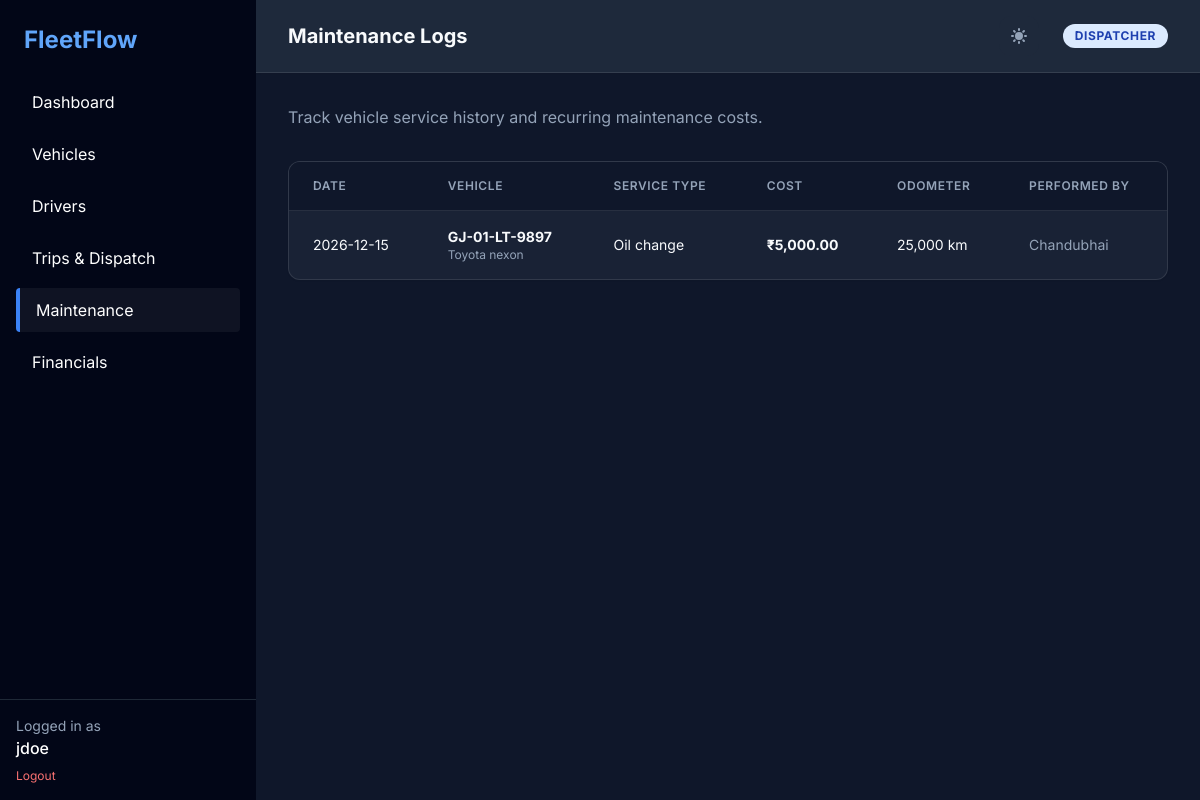
/maintenance/ (signed in), run on the app's committed database.
### app/models.py (models this page shows)
class MaintenanceLog(db.Model):
    __tablename__ = 'maintenance_logs'
    id = db.Column(db.Integer, primary_key=True)
    vehicle_id = db.Column(db.Integer, db.ForeignKey('vehicles.id'), nullable=False)
    service_date = db.Column(db.Date, nullable=False)
    service_type = db.Column(db.String(100), nullable=False)
    description = db.Column(db.Text)
    cost = db.Column(db.Numeric(15, 2), nullable=False)
    odometer_at_service = db.Column(db.Integer)
    performed_by = db.Column(db.String(100))
    vehicle = db.relationship('Vehicle', backref=db.backref('maintenance_logs', lazy=True))

class Vehicle(db.Model):
    __tablename__ = 'vehicles'
    id = db.Column(db.Integer, primary_key=True)
    license_plate = db.Column(db.String(20), unique=True, nullable=False)
    make = db.Column(db.String(50), nullable=False)
    model = db.Column(db.String(50), nullable=False)
    year = db.Column(db.Integer, nullable=False)
    type = db.Column(db.String(20), nullable=False)
    max_capacity_kg = db.Column(db.Numeric(10, 2), nullable=False)
    current_odometer = db.Column(db.Integer, default=0)
    status = db.Column(db.Enum(VehicleStatus, native_enum=False), default=VehicleStatus.AVAILABLE)
    acquisition_cost = db.Column(db.Numeric(15, 2), nullable=False)
    is_deleted = db.Column(db.Boolean, default=False)
    created_at = db.Column(db.DateTime, default=datetime.utcnow)

### app/blueprints/maintenance.py (the view)
@maintenance_bp.route('/')
@login_required
def index():
    logs = MaintenanceLog.query.order_by(MaintenanceLog.service_date.desc()).all()
    return render_template('maintenance/index.html', logs=logs)

### app/utils/rbac.py (called while the page is built)
def login_required(f):
    @wraps(f)
    def decorated_function(*args, **kwargs):
        if 'user_id' not in session:
            flash('Please log in to access this page.', 'warning')
            return redirect(url_for('auth.login'))
        return f(*args, **kwargs)
    return decorated_function

### app/templates/maintenance/index.html (shortened to what this page needs)
{% extends "base.html" %}
{% block title %}Maintenance Logs{% endblock %}
{% block content %}
<div class="flex justify-between items-center mb-8">
    <p class="text-gray-500">Track vehicle service history and recurring maintenance costs.</p>
</div>
<div class="bg-white rounded-xl shadow-sm border border-gray-100 overflow-hidden">
    <table class="w-full text-left">
        <thead class="bg-gray-50 border-b border-gray-100">
            <tr class="text-gray-500 text-xs uppercase tracking-wider">
                <th class="px-6 py-4 font-semibold">Date</th>
                <th class="px-6 py-4 font-semibold">Vehicle</th>
                <th class="px-6 py-4 font-semibold">Service Type</th>
                <th class="px-6 py-4 font-semibold">Cost</th>
                <th class="px-6 py-4 font-semibold">Odometer</th>
                <th class="px-6 py-4 font-semibold">Performed By</th>
            </tr>
        </thead>
        <tbody class="divide-y divide-gray-100">
            {% for log in logs %}
            <tr class="hover:bg-gray-50 transition">
                <td class="px-6 py-4 text-sm text-gray-900">{{ log.service_date }}</td>
                <td class="px-6 py-4">
                    <div class="text-sm font-bold text-gray-900">{{ log.vehicle.license_plate }}</div>
                    <div class="text-xs text-gray-500">{{ log.vehicle.make }} {{ log.vehicle.model }}</div>
                </td>
                <td class="px-6 py-4 text-sm">{{ log.service_type }}</td>
                <td class="px-6 py-4 text-sm font-bold text-gray-900">₹{{ "{:,.2f}".format(log.cost) }}</td>
                <td class="px-6 py-4 text-sm">{{ "{:,}".format(log.odometer_at_service) }} km</td>
                <td class="px-6 py-4 text-sm text-gray-500">{{ log.performed_by }}</td>
            </tr>
            {% else %}
            <tr>
                <td colspan="6" class="px-6 py-10 text-center text-gray-500">
                    No maintenance records found.
                </td>
            </tr>
            {% endfor %}
        </tbody>
    </table>
</div>
{% endblock %}

### app/static/css/theme.css (style rules this page uses)
:root { --bg-main: #f8fafc; --bg-sidebar: #0f172a; --bg-header: #ffffff; --bg-surface: #ffffff; --text-main: #0f172a; --text-muted: #64748b; --text-inverse: #f8fafc; --nav-active-bg: rgba(255, 255, 255, 0.1); --nav-active-border: #3b82f6; --card-bg: #ffffff; --card-border: rgba(0, 0, 0, 0.05); --card-shadow: 0 4px 6px -1px rgba(0, 0, 0, 0.1), 0 2px 4px -1px rgba(0, 0, 0, 0.06); --glass-bg: rgba(255, 255, 255, 0.8); --glass-border: rgba(255, 255, 255, 0.2); --primary: #3b82f6; --primary-hover: #2563eb; --accent: #6366f1; --status-on-duty-bg: rgba(16, 185, 129, 0.1); --status-on-duty-text: #059669; --status-on-trip-bg: rgba(245, 158, 11, 0.1); --status-on-trip-text: #d97706; --status-off-duty-bg: rgba(100, 116, 139, 0.1); --status-off-duty-text: #64748b; --status-suspended-bg: rgba(239, 68, 68, 0.1); --status-suspended-text: #dc2626; }
[data-theme='dark'] { --bg-main: #0f172a; --bg-sidebar: #020617; --bg-header: #1e293b; --bg-surface: #1e293b; --text-main: #f8fafc; --text-muted: #94a3b8; --text-inverse: #0f172a; --nav-active-bg: rgba(255, 255, 255, 0.05); --nav-active-border: #3b82f6; --card-bg: rgba(30, 41, 59, 0.7); --card-border: rgba(255, 255, 255, 0.1); --card-shadow: 0 20px 25px -5px rgba(0, 0, 0, 0.3), 0 10px 10px -5px rgba(0, 0, 0, 0.2); --glass-bg: rgba(30, 41, 59, 0.7); --glass-border: rgba(255, 255, 255, 0.1); --primary: #3b82f6; --primary-hover: #60a5fa; --accent: #818cf8; --status-on-duty-bg: rgba(52, 211, 153, 0.1); --status-on-duty-text: #34d399; --status-on-trip-bg: rgba(251, 191, 36, 0.1); --status-on-trip-text: #fbbf24; --status-off-duty-bg: rgba(148, 163, 184, 0.1); --status-off-duty-text: #94a3b8; --status-suspended-bg: rgba(248, 113, 113, 0.1); --status-suspended-text: #f87171; }
.bg-white { background-color: var(--card-bg) !important; }
.bg-gray-50, .bg-slate-50, .bg-slate-100 { background-color: var(--bg-main) !important; }
.text-gray-900, .text-gray-800, .text-slate-900, .text-slate-800, .text-slate-700 { color: var(--text-main) !important; }
.text-gray-700, .text-gray-600, .text-gray-500, .text-gray-400, .text-slate-600, .text-slate-500, .text-slate-400 { color: var(--text-muted) !important; }
.border-gray-50, .border-gray-100, .border-gray-200, .border-slate-100, .border-slate-200, .border-slate-700 { border-color: var(--card-border) !important; }
.divide-gray-100, .divide-gray-200, .divide-slate-100, .divide-slate-700 { border-color: var(--card-border) !important; }
body { transition: background-color 0.3s ease, color 0.3s ease; background-color: var(--bg-main); color: var(--text-main); }

### app/templates/base.html (style rules this page uses)
body { font-family: 'Inter', sans-serif; }

### data on the page
MaintenanceLog: service_date "2026-12-15", vehicle.license_plate "GJ-01-LT-9897", vehicle.make "Toyota", vehicle.model "nexon", service_type "Oil change", cost "5,000.00", odometer_at_service "25,000", performed_by "Chandubhai"

### other printed values
{{ session.get('username', 'User') }} "jdoe"
{{ session.get('role', 'Viewer') }} "DISPATCHER"
